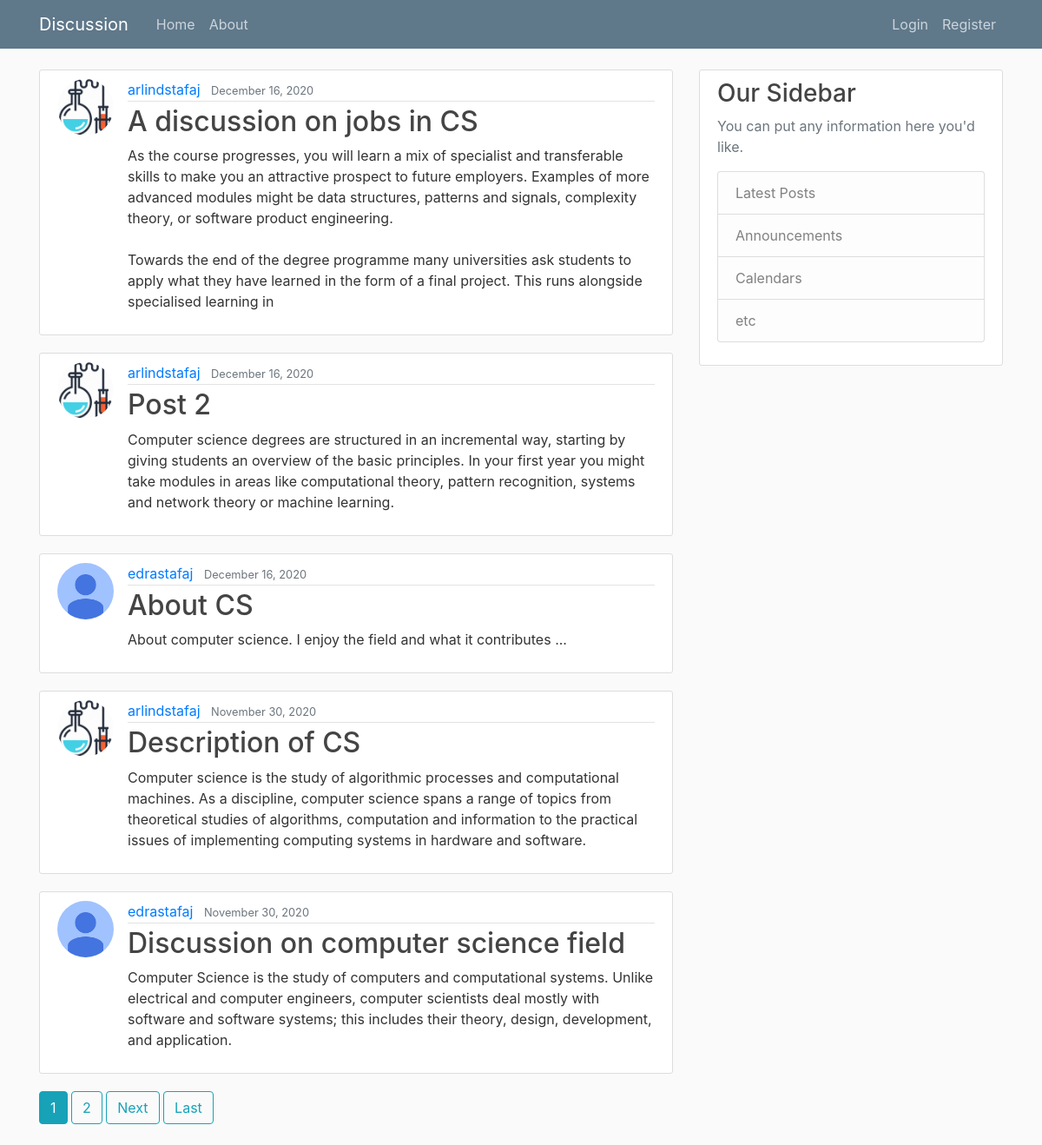
The app's page /compSci/discussion_CS/ with its own data.
### academia/models.py (models this page shows, shortened)
class Post(models.Model):
    title = models.CharField(max_length=100)
    content = models.TextField()
    date_posted = models.DateTimeField(default=timezone.now)
    author = models.ForeignKey(User, on_delete=models.CASCADE)

### users/models.py (models this page shows, shortened)
class Profile(models.Model):
    user = models.OneToOneField(User, on_delete=models.CASCADE)
    image = models.ImageField(default='default.jpg', upload_to='pofile_pics')

### academia/views.py (the view)
# urls.py: path('compSci/discussion_CS/', PostListView.as_view(), name='discussion_CS'),
class PostListView(ListView):
    model = Post
    template_name = 'academia/discussion_CS.html'  # <app>/<model>_<viewtype>.html
    context_object_name = 'posts'
    ordering = ['-date_posted']
    paginate_by = 5

### academia/templates/academia/discussion_CS.html (shortened to what this page needs)
{% extends "academia/base_discussion.html" %} {% block content %}
{% for post in posts %}
<article class="media content-section">
  <img
    class="rounded-circle article-img"
    src="{{ post.author.profile.image.url }}"
  />
  <div class="media-body">
    <div class="article-metadata">
      <a class="mr-2" href="{% url 'user-posts' post.author.username %}"
        >{{ post.author }}</a
      >
      <small class="text-muted">{{ post.date_posted|date:"F d, Y" }}</small>
    </div>
    <h2>
      <a class="article-title" href="{% url 'post-detail' post.id %}"
        >{{ post.title }}</a
      >
    </h2>
    <p class="article-content">{{ post.content }}</p>
  </div>
</article>
{% endfor %} {% if is_paginated %}
{% for num in page_obj.paginator.page_range %}
{% if page_obj.number == num %}
<a class="btn btn-info mb-4" href="?page={{ num }}">{{ num }}</a>
{% elif num > page_obj.number|add:'-3' and num < page_obj.number|add:'3' %}
<a class="btn btn-outline-info mb-4" href="?page={{ num }}">{{ num }}</a>
{% endif %}
{% endfor %}
{% if page_obj.has_next %}
<a
  class="btn btn-outline-info mb-4"
  href="?page={{ page_obj.next_page_number }}"
  >Next</a
>
<a
  class="btn btn-outline-info mb-4"
  href="?page={{ page_obj.paginator.num_pages }}"
  >Last</a
>
{% endif %} {% endif %} {% endblock content %}

### academia/templates/academia/base_discussion.html (shortened to what this page needs)
{% load static %}
<!DOCTYPE html>
<html>
<head>
    <link rel="stylesheet" href="https://maxcdn.bootstrapcdn.com/bootstrap/4.0.0/css/bootstrap.min.css">
    <link rel="stylesheet" href="{% static 'star-ratings/css/star-ratings.css' %}">
    <link rel="stylesheet" type="text/css" href="{% static 'academia/main.css' %}">
</head>
<body>
    <header class="site-header">
      <nav class="navbar navbar-expand-md navbar-dark bg-steel fixed-top">
        <div class="container">
          <a class="navbar-brand mr-4" href="{% url 'discussion_CS' %}">Discussion</a>
          <div class="collapse navbar-collapse" id="navbarToggle">
            <div class="navbar-nav mr-auto">
              <a class="nav-item nav-link" href="{% url 'academia-home' %}">Home</a>
              <a class="nav-item nav-link" href="{% url 'academia-about' %}">About</a>
            </div>
            <div class="navbar-nav">
              {% if user.is_authenticated %}
                <a class="nav-item nav-link" href="{% url 'post-create' %}">New Post</a>
                <a class="nav-item nav-link" href="{% url 'profile' %}">Profile</a>
                <a class="nav-item nav-link" href="{% url 'logout' %}">Logout</a>
              {% else %}
                <a class="nav-item nav-link" href="{% url 'login' %}">Login</a>
                <a class="nav-item nav-link" href="{% url 'register' %}">Register</a>
              {% endif %}
            </div>
          </div>
        </div>
      </nav>
    </header>
    <main role="main" class="container">
      <div class="row">
        <div class="col-md-8">
          {% block content %}{% endblock %}
        </div>
        <div class="col-md-4">
          <div class="content-section">
            <h3>Our Sidebar</h3>
            <p class='text-muted'>You can put any information here you'd like.
              <ul class="list-group">
                <li class="list-group-item list-group-item-light">Latest Posts</li>
                <li class="list-group-item list-group-item-light">Announcements</li>
                <li class="list-group-item list-group-item-light">Calendars</li>
                <li class="list-group-item list-group-item-light">etc</li>
              </ul>
            </p>
          </div>
        </div>
      </div>
    </main>
</body>
</html>

### academia/static/academia/main.css (style rules this page uses)
body { background: #fafafa; color: #333333; margin-top: 5rem; }
h1, h2, h3, h4, h5, h6 { color: #444444; }
ul { margin: 0; }
.bg-steel { background-color: #5f788a; }
.site-header .navbar-nav .nav-link { color: #cbd5db; }
.content-section { background: #ffffff; padding: 10px 20px; border: 1px solid #dddddd; border-radius: 3px; margin-bottom: 20px; }
.article-title { color: #444444; }
.article-content { white-space: pre-line; }
.article-img { height: 65px; width: 65px; margin-right: 16px; }
.article-metadata { padding-bottom: 1px; margin-bottom: 4px; border-bottom: 1px solid #e3e3e3 }

### records on screen
Post: author.profile.image (picture), author "arlindstafaj", date_posted "December 16, 2020", title "A discussion on jobs in CS", content "As the course progresses, you will learn a mix of specialist and transferable skills to make you an attractive prospect to future employers. Examples of more advanced modules might be data structures, patterns and signals, complexity theory, or software product engineering. Towards the end of the degree programme many universities ask students to apply what they have learned in the form of a final project. This runs alongside specialised learning in"
Post: author.profile.image (picture), author "arlindstafaj", date_posted "December 16, 2020", title "Post 2", content "Computer science degrees are structured in an incremental way, starting by giving students an overview of the basic principles. In your first year you might take modules in areas like computational theory, pattern recognition, systems and network theory or machine learning."
Post: author.profile.image (placeholder picture), author "edrastafaj", date_posted "December 16, 2020", title "About CS", content "About computer science. I enjoy the field and what it contributes ..."
Post: author.profile.image (picture), author "arlindstafaj", date_posted "November 30, 2020", title "Description of CS", content "Computer science is the study of algorithmic processes and computational machines. As a discipline, computer science spans a range of topics from theoretical studies of algorithms, computation and information to the practical issues of implementing computing systems in hardware and software."
Post: author.profile.image (placeholder picture), author "edrastafaj", date_posted "November 30, 2020", title "Discussion on computer science field", content "Computer Science is the study of computers and computational systems. Unlike electrical and computer engineers, computer scientists deal mostly with software and software systems; this includes their theory, design, development, and application."

### other values on screen
{{ num }} "1"
{{ num }} "2"
